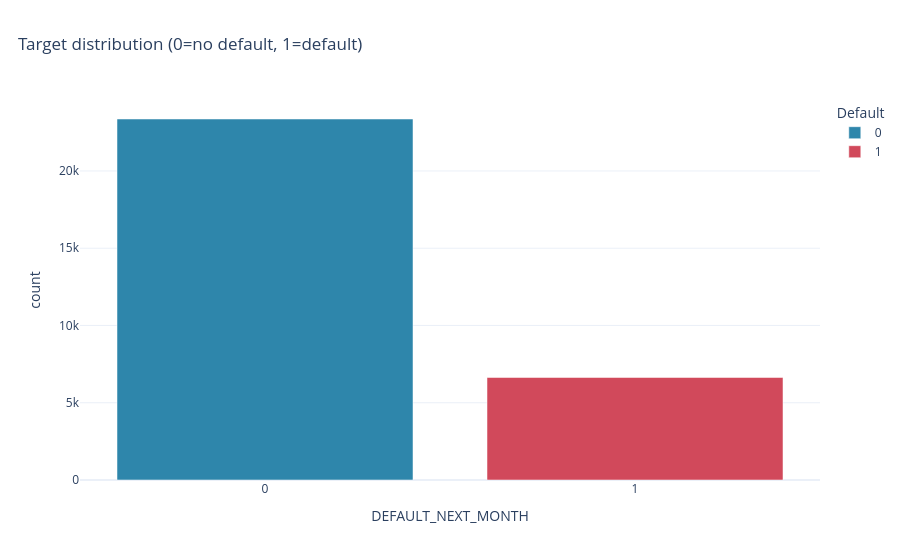

Notebook code for this chart:
### Code cell
# =============================================================================
# TARGET DISTRIBUTION / CLASS IMBALANCE
# =============================================================================
section("Target distribution (class imbalance)")

target = "DEFAULT_NEXT_MONTH"
vc = df[target].value_counts(dropna=False).sort_index()
rate = df[target].mean()

print("Target counts:")
print(vc.to_string())
print(f"Default rate = {rate:.4f} ({rate*100:.2f}%)")

vc_df = vc.reset_index()
vc_df.columns = [target, "count"]

pio.templates.default = "plotly_white"   # set template before building figure

fig = px.bar(
    vc_df.assign(**{target: vc_df[target].astype(str)}),
    x=target,
    y="count",
    title="Target distribution (0=no default, 1=default)",
    color=target,
    color_discrete_map={"0": "#2E86AB", "1": "#D1495B"}
)
fig.update_layout(
    title_x=0.02,
    xaxis_title=target,
    yaxis_title="count",
    legend_title_text="Default"
)
fig.show()

### Figure 1 — Plotly figure (JSON) as saved in the notebook; plotly's stock layout.template omitted (floating-point values rounded to 4 significant figures)
{"data": [{"hovertemplate": "DEFAULT_NEXT_MONTH=%{x}<br>count=%{y}<extra></extra>", "legendgroup": "0", "marker": {"color": "#2E86AB", "pattern": {"shape": ""}}, "name": "0", "orientation": "v", "showlegend": true, "textposition": "auto", "type": "bar", "x": ["0"], "xaxis": "x", "y": [23364], "yaxis": "y"}, {"hovertemplate": "DEFAULT_NEXT_MONTH=%{x}<br>count=%{y}<extra></extra>", "legendgroup": "1", "marker": {"color": "#D1495B", "pattern": {"shape": ""}}, "name": "1", "orientation": "v", "showlegend": true, "textposition": "auto", "type": "bar", "x": ["1"], "xaxis": "x", "y": [6636], "yaxis": "y"}], "layout": {"barmode": "relative", "legend": {"title": {"text": "Default"}, "tracegroupgap": 0}, "title": {"text": "Target distribution (0=no default, 1=default)", "x": 0.02}, "xaxis": {"anchor": "y", "categoryarray": ["0", "1"], "categoryorder": "array", "domain": [0, 1], "title": {"text": "DEFAULT_NEXT_MONTH"}}, "yaxis": {"anchor": "x", "domain": [0, 1], "title": {"text": "count"}}}}
